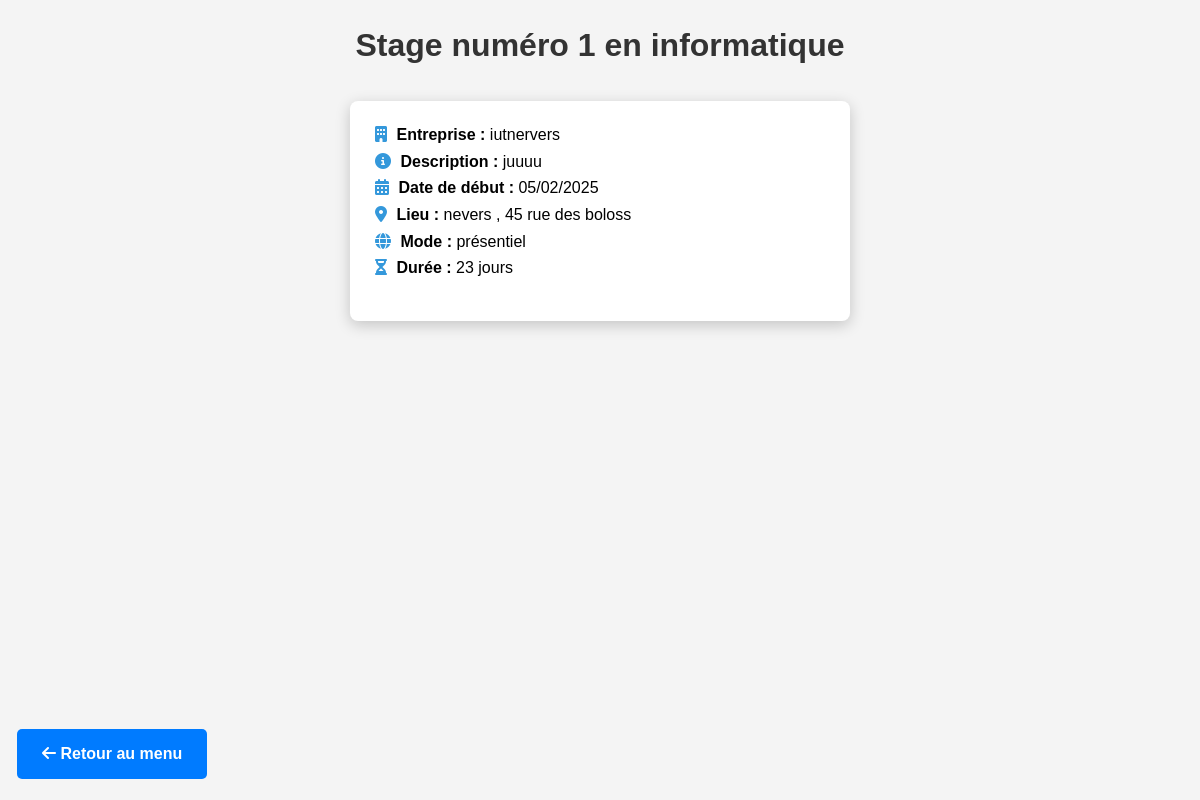
The page /app/views/internships/stage_details.php?id=30 on the database as committed earlier.
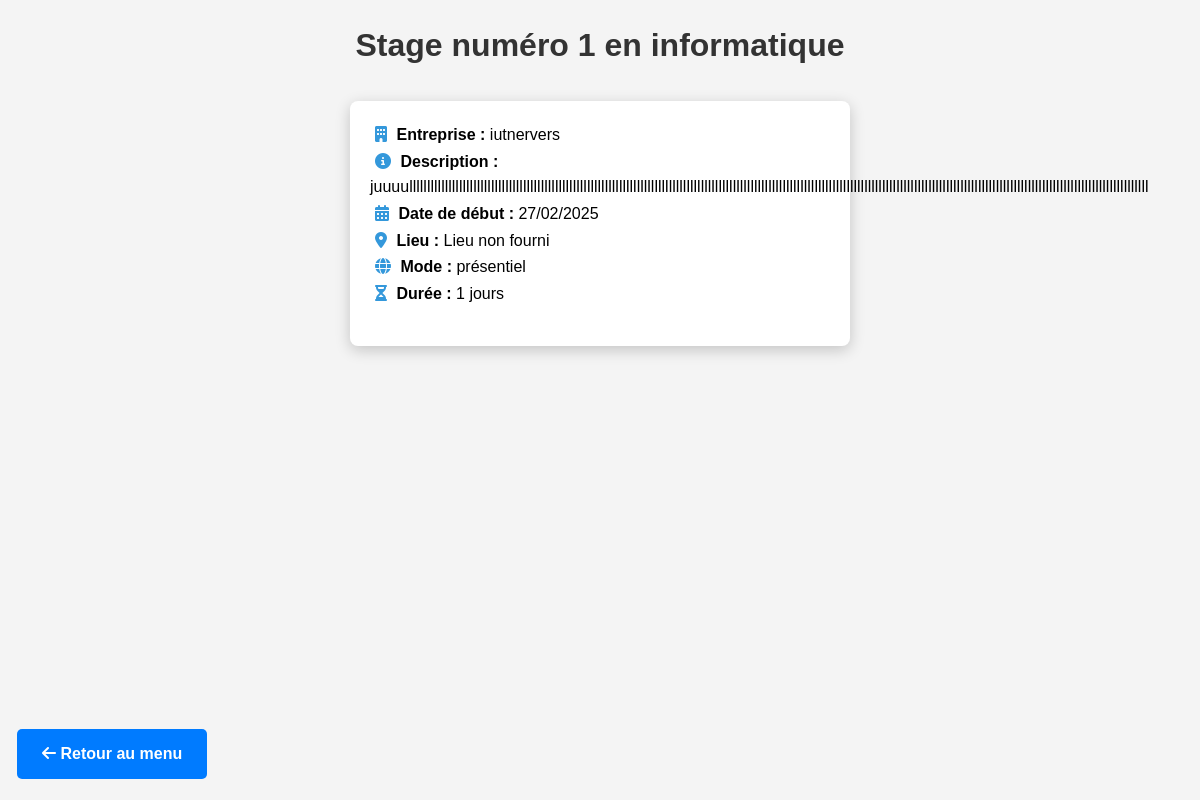
The same page on the database as committed later.
### tables this page shows
CREATE TABLE `offres_stages` (
  `id` int(11) NOT NULL,
  `entreprise_id` int(11) DEFAULT NULL,
  `titre` varchar(100) NOT NULL,
  `description` text,
  `date_debut` date DEFAULT NULL,
  `date_fin` date DEFAULT NULL,
  `lieu` varchar(255) DEFAULT NULL,
  `mode_stage` enum('distanciel','présentiel') NOT NULL,
  `logo` varchar(255) DEFAULT NULL,
  `email_contact` varchar(255) NOT NULL,
  `lien_candidature` varchar(255) DEFAULT NULL,
  `duree` varchar(50) NOT NULL,
  `domaine` varchar(100) DEFAULT NULL,
  `remuneration` decimal(10,2) DEFAULT NULL,
  `teletravail` tinyint(1) DEFAULT '0',
  `pays` varchar(100) DEFAULT 'France',
  `ville` varchar(100) DEFAULT NULL,
  `code_postal` varchar(10) DEFAULT NULL,
  `region` varchar(100) DEFAULT NULL,
  `departement` varchar(100) DEFAULT NULL,
  `date_publication` timestamp NOT NULL DEFAULT CURRENT_TIMESTAMP
);

CREATE TABLE `entreprises` (
  `id` int(11) NOT NULL,
  `siret` varchar(14) NOT NULL,
  `nom` varchar(100) NOT NULL,
  `adresse` varchar(255) DEFAULT NULL,
  `ville` varchar(100) DEFAULT NULL,
  `code_postal` varchar(10) DEFAULT NULL,
  `pays` varchar(100) DEFAULT NULL,
  `telephone` varchar(20) DEFAULT NULL,
  `site_web` varchar(255) DEFAULT NULL,
  `lieu` varchar(255) DEFAULT NULL,
  `tva_intracommunautaire` varchar(50) DEFAULT NULL,
  `secteur_activite` varchar(100) DEFAULT NULL,
  `description` text,
  `adresse_facturation` varchar(255) DEFAULT NULL,
  `logo` varchar(255) DEFAULT NULL,
  `nom_contact` varchar(100) DEFAULT NULL,
  `username` varchar(100) NOT NULL,
  `email` varchar(255) NOT NULL,
  `password` varchar(255) NOT NULL,
  `role` enum('etudiant','entreprise','admin') NOT NULL DEFAULT 'entreprise',
  `date_creation` timestamp NOT NULL DEFAULT CURRENT_TIMESTAMP,
  `icone` varchar(255) DEFAULT NULL
);

### app/views/internships/stage_details.php (the view, shortened to what this page needs)
<?php
require_once $_SERVER['DOCUMENT_ROOT'] . '/Gestion_Stage/app/config/database.php';
$id = (int) $_GET['id'];
$stmt = $pdo->prepare("
    SELECT o.*, e.nom AS nom_entreprise, DATEDIFF(o.date_fin, o.date_debut) AS duree
    FROM offres_stages o
    JOIN entreprises e ON o.entreprise_id = e.id
    WHERE o.id = ?
");
$stmt->execute([$id]);
$internship = $stmt->fetch(PDO::FETCH_ASSOC);
?>
<!DOCTYPE html>
<html lang="fr">
<head>
    <link rel="stylesheet" href="https://cdnjs.cloudflare.com/ajax/libs/font-awesome/6.1.1/css/all.min.css">
    <link rel="stylesheet" href="/Gestion_Stage/public/assets/css/style.css">
    <link rel="stylesheet" href="/Gestion_Stage/public/assets/css/style_stage_details.css">
</head>
<body>
    <main>
        <h1><?php echo htmlspecialchars($internship['titre']); ?></h1>
        <section class="offer-details">
            <div class="offer-infos">
                <p><strong><i class="fas fa-building"></i> Entreprise :</strong> <?php echo htmlspecialchars($internship['nom_entreprise'] ?? 'Inconnue'); ?></p>
                <p><strong><i class="fas fa-info-circle"></i> Description :</strong> <?php echo nl2br(htmlspecialchars($internship['description'])); ?></p>
                <p><strong><i class="fas fa-calendar-alt"></i> Date de début :</strong> <?php echo date('d/m/Y', strtotime($internship['date_debut'])); ?></p>
                <p><strong><i class="fas fa-map-marker-alt"></i> Lieu :</strong> <?php echo !empty($internship['lieu']) ? htmlspecialchars($internship['lieu']) : 'Lieu non fourni'; ?></p>
                <p><strong><i class="fas fa-globe"></i> Mode :</strong> <?php echo htmlspecialchars($internship['mode_stage']); ?></p>
                <p><strong><i class="fas fa-hourglass-half"></i> Durée :</strong>
                    <?php
                    echo ($internship['duree'] !== null) ? $internship['duree'] . ' jours' : 'Non spécifiée';
                    ?>
                </p>
            </div>
        </section>
    </main>
    <a href="/Gestion_Stage/index.php" class="btn index-button"><i class="fas fa-arrow-left"></i> Retour au menu</a>
</body>
</html>

Rows that differ between the two databases and show on the page:
changed offres_stages "Stage numéro 1 en informatique": description "juuuu" → "juuuullllllllllllllllllllllllllllllllllllllllllllllllllllllllllllllllllllllllllllllllllllllllllllllllllllllllllllllllllllllllllllllllllllllllllllllllllllllllllllllllllllllllllllllllllllllllllllllllllllllllllllllll"; date_debut "05/02/2025" → "27/02/2025"; lieu "nevers , 45 rue des boloss" → (not shown)
Other text that changed with them:
$internship['duree']: "23" → "1"
text now shown: "Lieu non fourni"
